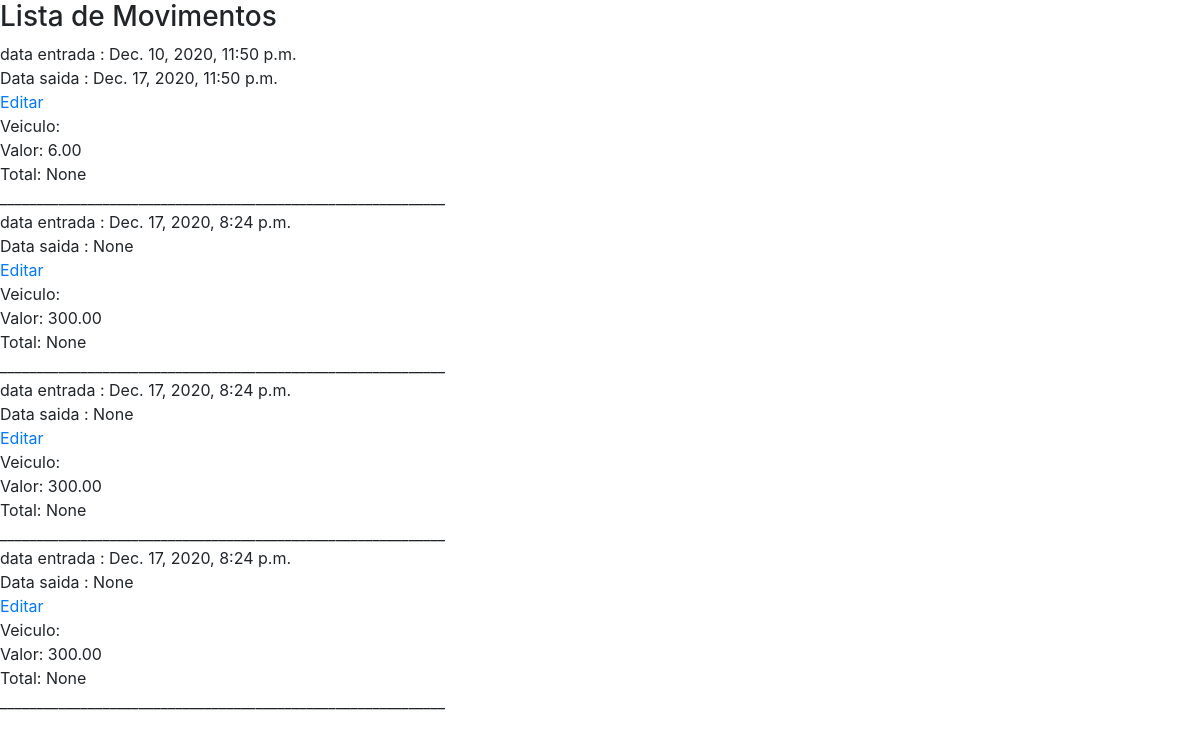
The app's page /listagem_movimento/ (signed in), older data.
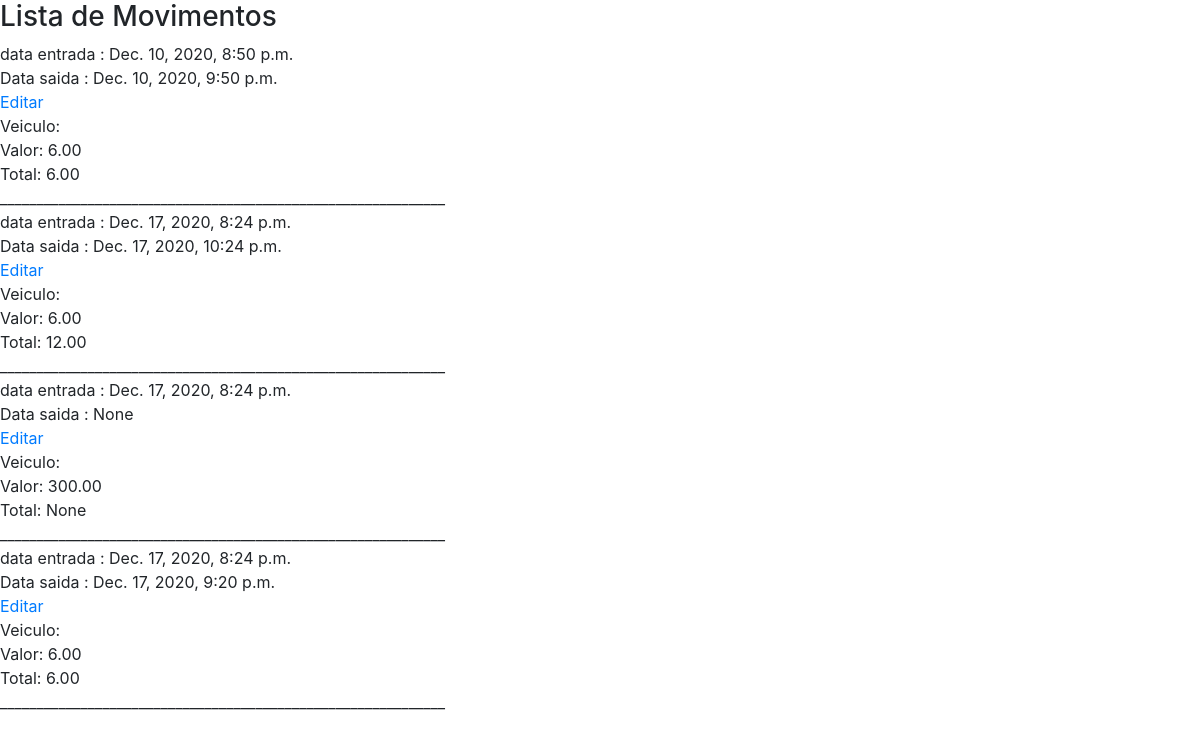
The same page, newer data.
### core/models.py (models this page shows, shortened)
class Movimento(models.Model):
    data_entrada = models.DateTimeField(auto_now_add=None)
    data_saida = models.DateTimeField(auto_now_add=None, blank=True, null=True)
    id_veiculo = models.ForeignKey('Veiculo', on_delete=models.CASCADE)
    valor_hora = models.ForeignKey('Parametro', on_delete=models.CASCADE)
    total = models.DecimalField(max_digits=10, decimal_places=2, blank=True, null=True)
    class Meta:
        verbose_name_plural = 'Movimentos'

class Parametro(models.Model):
    descricao = models.CharField(max_length=20)
    valor = models.DecimalField(max_digits=7, decimal_places=2)
    class Meta:
        verbose_name_plural = "Parâmetros"

### core/views.py (the view)
# urls.py: path('listagem_movimento/', listagem_movimento, name='url_listagem_movimento'),
@login_required
def listagem_movimento(request):
    dados = Movimento.objects.all()
    contexto = {'movimento': dados}
    return render(request, "core/listagem_movimento.html", contexto)

### core/Templates/core/listagem_movimento.html (shortened to what this page needs)
{% extends 'base.html' %}
{% block main %}
    <h3>Lista de Movimentos</h3>
    {% for mov in movimento %}
        data entrada : {{ mov.data_entrada }} <br>
        Data saida : {{ mov.data_saida }} <br>
            <a href="{% url 'url_atualiza_movimento' mov.id %}">Editar</a> <br>
        Veiculo: {{ mov.veicilo.placa }} <br>
        Valor: {{ mov.valor_hora.valor }} <br>
        Total: {{ mov.total }} <br>
        _____________________________________________________________<br>
    {% endfor %}
{% endblock %}

Row changes from the older to the newer data that the page shows:
changed Movimento: data_entrada "Dec. 10, 2020, 11:50 p.m." → "Dec. 10, 2020, 8:50 p.m."; data_saida "Dec. 17, 2020, 11:50 p.m." → "Dec. 10, 2020, 9:50 p.m."; total "None" → "6.00"
changed Movimento: data_saida "None" → "Dec. 17, 2020, 10:24 p.m."; valor_hora.valor "300.00" → "6.00"; total "None" → "12.00"
changed Movimento: data_saida "None" → "Dec. 17, 2020, 9:20 p.m."; valor_hora.valor "300.00" → "6.00"; total "None" → "6.00"
